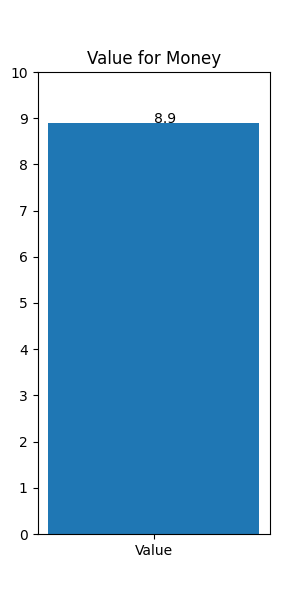

Reproduce this figure in Python.
import sys
import matplotlib.pyplot as plt
from pandas import *

# Define the data for the chart
c=float(sys.argv[1])
fig, ax = plt.subplots(figsize=(3, 6))
ax.bar('Value', c)

# Set y-axis scale to 1 unit
ax.set_yticks(range(0, 11, 1))

ax.text(0,c,c)
plt.title('Value for Money')

plt.ylim(top=10)

plt.savefig("value.png")
